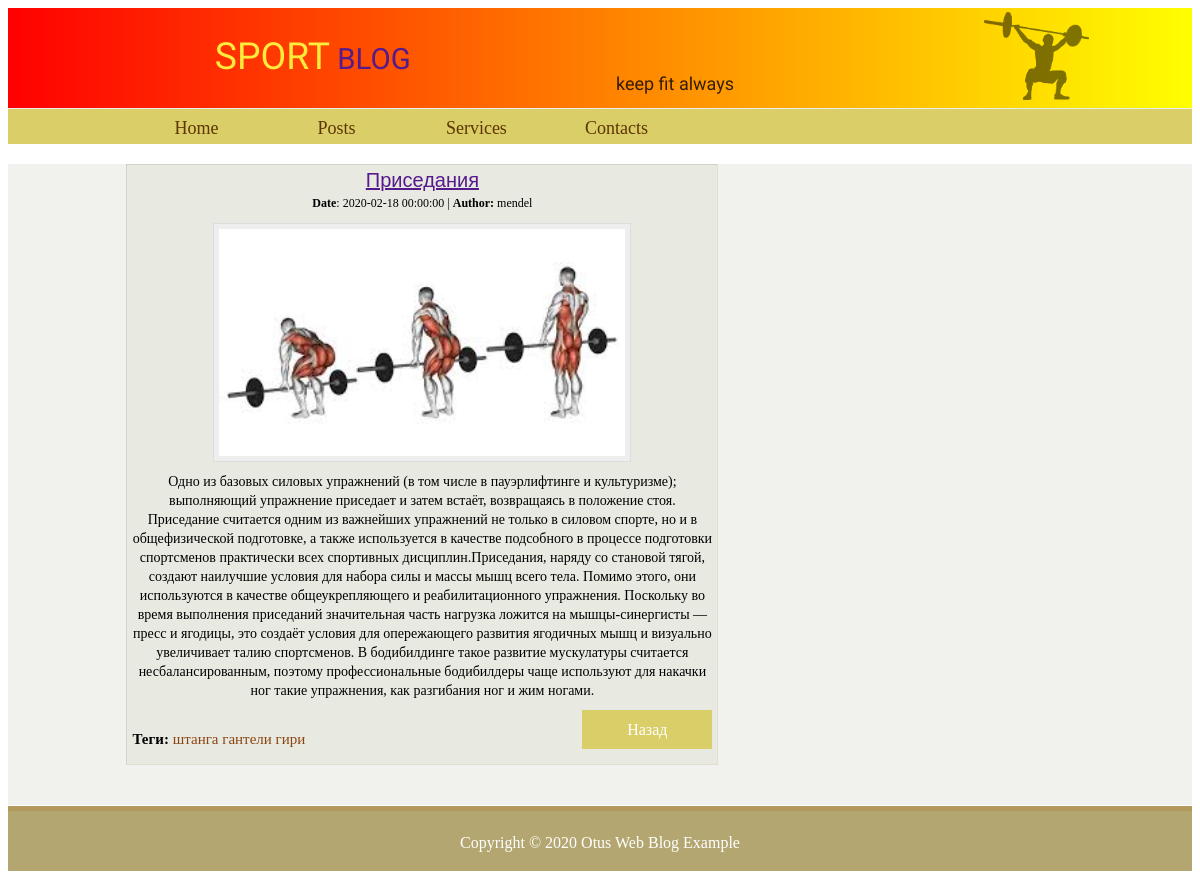
/posts/3/, run on the app's committed database.
### models.py (models this page shows, shortened)
class Post(Base):
    __tablename__ = 'posts'
    id = Column(Integer, primary_key=True)
    user_id = Column(Integer, ForeignKey('users.id'))
    title = Column(String(16), nullable=False)
    text = Column(Text, nullable=False)
    is_publised = Column(Boolean, nullable=False, default=False)
    created_date = Column(DateTime, default=datetime.datetime.utcnow().date())
    img = Column(String(15), nullable=False)
    user = relationship("User", back_populates="posts", lazy="joined")
    tags = relationship("Tag", secondary=tags_posts_table, back_populates="posts")

class User(Base):
    __tablename__ = 'users'
    id = Column(Integer, primary_key=True)
    username = Column(String(10), nullable=False)
    firstname = Column(String(20), nullable=False)
    lastname = Column(String(30), nullable=False)
    posts = relationship("Post", back_populates="user")

class Tag(Base):
    __tablename__ = 'tags'
    id = Column(Integer, primary_key=True)
    name = Column(String(128), nullable=False)
    posts = relationship("Post", secondary=tags_posts_table, back_populates="tags")

### posts_views.py (the view)
@posts_app.route('/<int:id>/', endpoint='post')
def post_info(id):
    try:
        Base.metadata.create_all(engine)
        session = Session()
        post=session.query(Post).get(id)
    except KeyError:
        raise NotFound(f'There is no post #{id}')
    return render_template(
        'posts/post.html',
        post=post,
    )

### templates/posts/post.html (shortened to what this page needs)
{% extends "base.html" %}
{% block head %}
  {{ super() }}
{% endblock %}
{% block content %}
    <div class="body-container">
        <div class="onepost-container">
            <div class="oneposts-section">
                <div class="oneposts-section_title">
                    <a href="">{{ post.title }}</a>
                </div>
                <div class="oneposts-section_info">
                    <b>Date</b>: {{ post.created_date}} | <b>Author:</b> {{ post.user.username }}
                </div>
                <div class="oneposts-section_img">
                    <img src="/static/images/{{ post.img }}" alt="" >
                </div>
                <div class="oneposts-section_text">
                    {{ post.text }}
                </div>
                <div class="oneposts-section_footer">
                    <div class="oneposts-section_footer__tags">
                        <b>Теги:</b>
                        {% for tags in post.tags %}
                            <a href="{{ url_for('posts_app.tag', tag=tags.id) }}">{{ tags.name }} </a>
                        {% endfor %}
                    </div>
                    <a href="{{ url_for('posts_app.posts') }}" class="oneposts-section_footer__button">Назад</a>
                </div>
            </div>
        </div>
    </div>
{% endblock %}
{% block footer %} {{ super() }} {% endblock %}

### static/css/style.css (style rules this page uses)
.body-container { display: flex; flex-wrap: wrap; padding: 0 10%; margin-top: 20px; }
.body-container .onepost-container { max-width: 580px; }
.body-container .oneposts-section { border-style: inset; border-width: 1px; width: 100%; border-color: rgba(204, 175, 124, 0.171); background-color: #e8e9e1; text-align: center; position: relative; margin-bottom: 40px; text-overflow: ellipsis; overflow: hidden; -webkit-line-clamp: 4; display: -webkit-box; word-wrap: break-word; -webkit-box-orient: vertical; font-size: 15px; line-height: 19px; padding: 5px; display: flex; flex-direction: column; }
.body-container .oneposts-section_title { font-family: 'Open Sans', sans-serif; font-size: 20px; margin-bottom: 5px; }
.body-container .oneposts-section_info { padding-bottom: 10px; font-size: 12px; }
.body-container .oneposts-section_img { margin: 0 auto; width: 100%; }
.body-container .oneposts-section_img img { padding: 5px; border: 1px solid #dddddd; background: #eeeeee; width: 70%; }
.body-container .oneposts-section_text { margin-top: 5px; overflow: hidden; font-size: 14px; max-height: 10%; overflow: visible; max-height: 100%; }
.body-container .oneposts-section_footer { text-align: left; display: flex; align-items: flex-end; justify-content: space-between; height: 14%; padding: 10px 0; }
.body-container .oneposts-section_footer__tags a { color: saddlebrown; text-decoration: none; }
.body-container .oneposts-section_footer__button { background-color: #dace68; border: none; color: white; padding: 10px 15px; text-align: center; text-decoration: none; display: inline-block; font-size: 16px; cursor: pointer; padding: 10px 45px; }

### data on the page
Post: title "Приседания", created_date "2020-02-18 00:00:00", img (picture), text "Одно из базовых силовых упражнений (в том числе в пауэрлифтинге и культуризме); выполняющий упражнение приседает и затем встаёт, возвращаясь в положение стоя. Приседание считается одним из важнейших упражнений не только в силовом спорте, но и в общефизической подготовке, а также используется в качестве подсобного в процессе подготовки спортсменов практически всех спортивных дисциплин.Приседания, наряду со становой тягой, создают наилучшие условия для набора силы и массы мышц всего тела. Помимо этого, они используются в качестве общеукрепляющего и реабилитационного упражнения. Поскольку во время выполнения приседаний значительная часть нагрузка ложится на мышцы-синергисты — пресс и ягодицы,…"
User: user.username "mendel"
Tag: name "штанга"
Tag: name "гантели"
Tag: name "гири"
